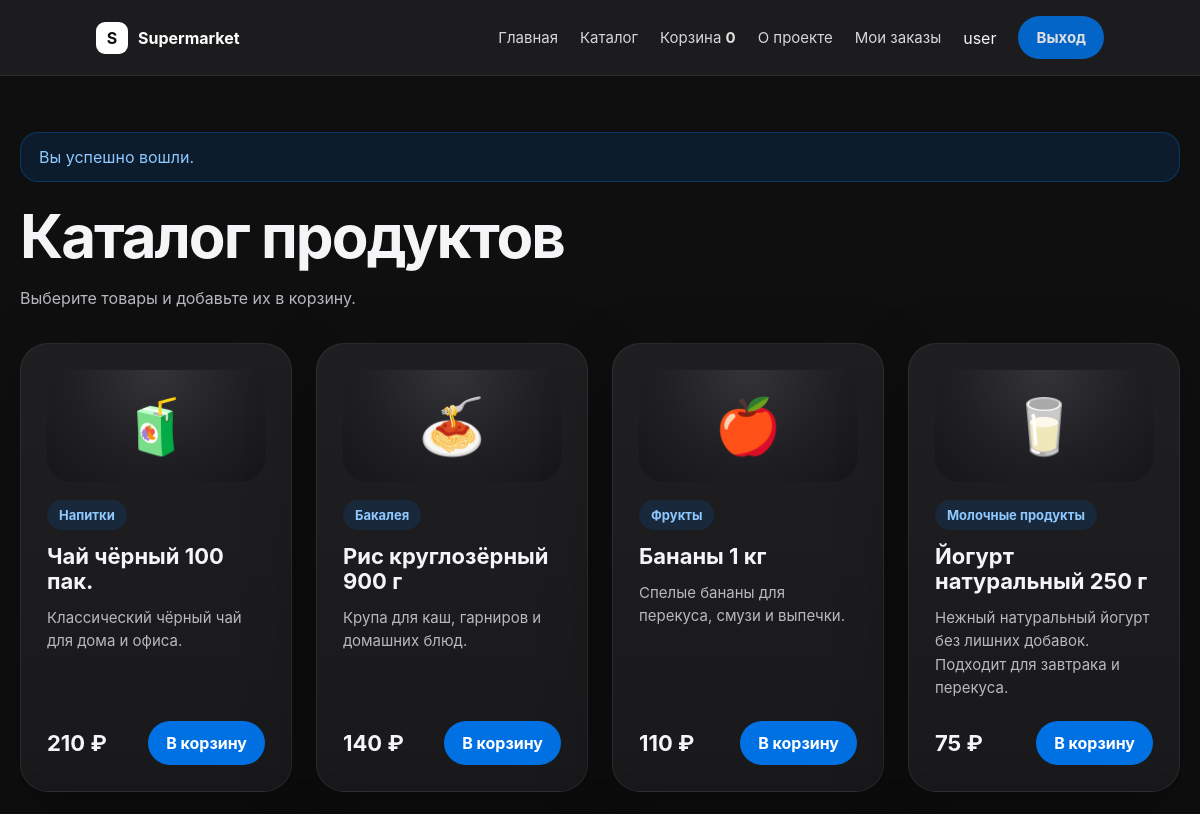
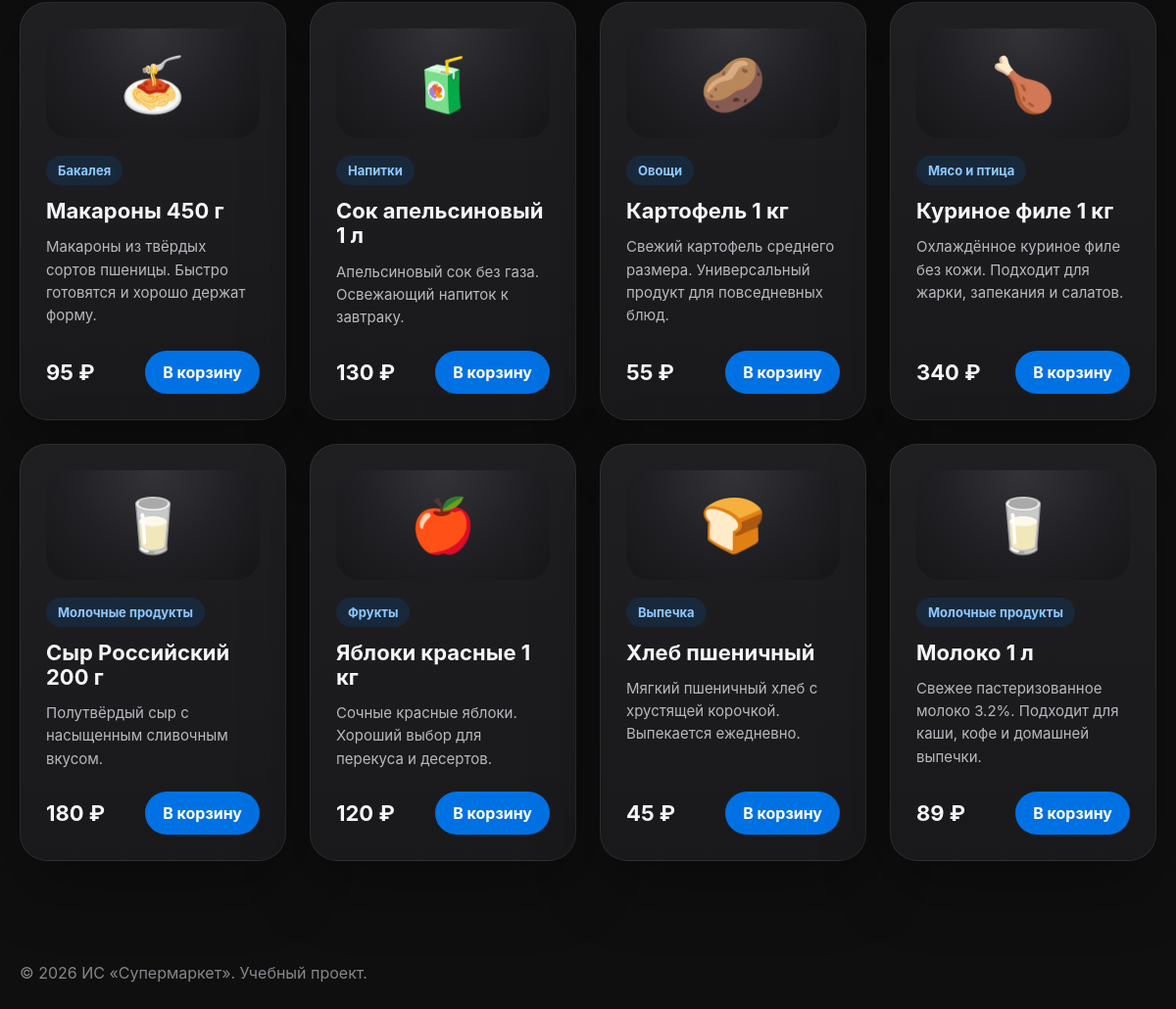
The app's page /index.php?page=products (signed in) with its own data (2 pictures, top to bottom).
### tables this page shows
CREATE TABLE `products` (
  `id` int(11) NOT NULL,
  `name` varchar(120) NOT NULL,
  `category` varchar(80) NOT NULL,
  `description` text NOT NULL,
  `price` decimal(10,2) NOT NULL,
  `stock` int(11) NOT NULL DEFAULT 0,
  `is_deleted` tinyint(1) NOT NULL DEFAULT 0,
  `created_at` timestamp NOT NULL DEFAULT current_timestamp()
);

### src/Router/Router.php (called while the page is built, shortened)
<?php
class Router
{
    public function route(string $page): string
    {
        switch ($page) {
            case 'products':
                return (new ProductController())->index();
        }
    }
}

### src/Controllers/ProductController.php (the view, shortened to what this page needs)
<?php
class ProductController
{
    public function index(): string
    {
        $pdo = Config::getPDO();
        $stmt = $pdo->query('SELECT * FROM products WHERE is_deleted = 0 ORDER BY id DESC');
        $products = $stmt->fetchAll();
        $icons = [
            'Молочные продукты' => '🥛',
            'Выпечка' => '🍞',
            'Фрукты' => '🍎',
            'Мясо и птица' => '🍗',
            'Овощи' => '🥔',
            'Напитки' => '🧃',
            'Бакалея' => '🍝'
        ];
        $content = "<section class='catalog-head'><h1>Каталог продуктов</h1><p>Выберите товары и добавьте их в корзину.</p></section>";
        $content .= "<section class='products'>";
        foreach ($products as $product) {
            $id = (int)$product['id'];
            $name = BaseTemplate::escape($product['name']);
            $category = BaseTemplate::escape($product['category']);
            $description = BaseTemplate::escape($product['description']);
            $price = number_format((float)$product['price'], 0, '.', ' ');
            $icon = $icons[$product['category']] ?? '🛒';
            $content .= "
                <article class='product-card'>
                    <div class='product-preview'><span>{$icon}</span></div>
                    <span class='tag'>{$category}</span>
                    <h3>{$name}</h3>
                    <p>{$description}</p>
                    <div class='product-bottom'>
                        <strong>{$price} ₽</strong>
                        <a class='btn' href='/supermarket/index.php?page=basket_add&id={$id}'>В корзину</a>
                    </div>
                </article>
            ";
        }
        $content .= "</section>";
        return BaseTemplate::render('Каталог', $content);
    }
}

### assets/css/style_dark_catalog.css (style rules this page uses)
* { box-sizing: border-box; }
body { margin: 0; background: #0f0f10; color: #f5f5f7; font-family: -apple-system, BlinkMacSystemFont, 'Segoe UI', Arial, sans-serif; overflow-x: hidden; }
.catalog-head h1, .hero h1, .hero h2 { font-size: clamp(38px, 5vw, 66px); line-height: 1.03; letter-spacing: -2px; margin: 0 0 18px; max-width: 980px; }
.catalog-head p, .hero p, .product-card p { color: #b8b8bf; line-height: 1.55; }
.feature-card, .product-card, .card, .panel, .form-card, .order-card { background: linear-gradient(180deg, #1f1f22 0%, #19191b 100%); border: 1px solid rgba(255, 255, 255, 0.07); border-radius: 28px; padding: 26px; color: #f5f5f7; box-shadow: 0 24px 70px rgba(0, 0, 0, 0.32); }
.catalog-head { margin-bottom: 32px; }
.products { display: grid; grid-template-columns: repeat(auto-fit, minmax(250px, 1fr)); gap: 24px; align-items: stretch; }
.product-card { min-height: 360px; display: flex; flex-direction: column; transition: transform 0.22s ease, box-shadow 0.22s ease, border-color 0.22s ease; }
.product-preview { height: 112px; border-radius: 24px; background: radial-gradient(circle at top, #333338 0%, #202024 55%, #161618 100%); display: flex; align-items: center; justify-content: center; margin-bottom: 18px; }
.product-preview span { font-size: 54px; }
.tag, .product-category { display: inline-flex; width: fit-content; align-items: center; background: rgba(0, 113, 227, 0.14); color: #8ec8ff; padding: 7px 12px; border-radius: 999px; font-size: 13px; font-weight: 700; margin-bottom: 14px; }
.product-card h3 { font-size: 22px; line-height: 1.15; margin: 0 0 12px; }
.product-card p { margin: 0; flex: 1; font-size: 15px; }
.product-bottom { display: flex; align-items: center; justify-content: space-between; gap: 14px; margin-top: 22px; }
.product-bottom strong { font-size: 22px; white-space: nowrap; }
.btn, button, .nav-pill { background: #0071e3; color: #ffffff; border: 0; padding: 12px 18px; border-radius: 999px; text-decoration: none; font-weight: 700; cursor: pointer; display: inline-flex; align-items: center; justify-content: center; transition: background 0.2s ease, transform 0.2s ease; }

### records on screen
products: category "🧃", category "Напитки", name "Чай чёрный 100 пак.", description "Классический чёрный чай для дома и офиса.", price "210"
products: category "🍝", category "Бакалея", name "Рис круглозёрный 900 г", description "Крупа для каш, гарниров и домашних блюд.", price "140"
products: category "🍎", category "Фрукты", name "Бананы 1 кг", description "Спелые бананы для перекуса, смузи и выпечки.", price "110"
products: category "🥛", category "Молочные продукты", name "Йогурт натуральный 250 г", description "Нежный натуральный йогурт без лишних добавок. Подходит для завтрака и перекуса.", price "75"
products: category "🍝", category "Бакалея", name "Макароны 450 г", description "Макароны из твёрдых сортов пшеницы. Быстро готовятся и хорошо держат форму.", price "95"
products: category "🧃", category "Напитки", name "Сок апельсиновый 1 л", description "Апельсиновый сок без газа. Освежающий напиток к завтраку.", price "130"
products: category "🥔", category "Овощи", name "Картофель 1 кг", description "Свежий картофель среднего размера. Универсальный продукт для повседневных блюд.", price "55"
products: category "🍗", category "Мясо и птица", name "Куриное филе 1 кг", description "Охлаждённое куриное филе без кожи. Подходит для жарки, запекания и салатов.", price "340"
products: category "🥛", category "Молочные продукты", name "Сыр Российский 200 г", description "Полутвёрдый сыр с насыщенным сливочным вкусом.", price "180"
products: category "🍎", category "Фрукты", name "Яблоки красные 1 кг", description "Сочные красные яблоки. Хороший выбор для перекуса и десертов.", price "120"
products: category "🍞", category "Выпечка", name "Хлеб пшеничный", description "Мягкий пшеничный хлеб с хрустящей корочкой. Выпекается ежедневно.", price "45"
products: category "🥛", category "Молочные продукты", name "Молоко 1 л", description "Свежее пастеризованное молоко 3.2%. Подходит для каши, кофе и домашней выпечки.", price "89"

### other values on screen
$basketCount "0"
$username "user"
$flash "Вы успешно вошли."
